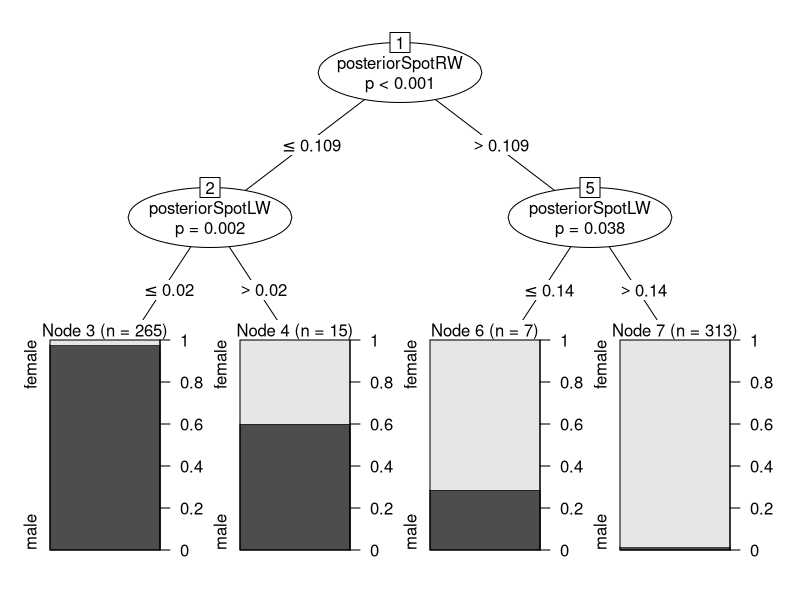
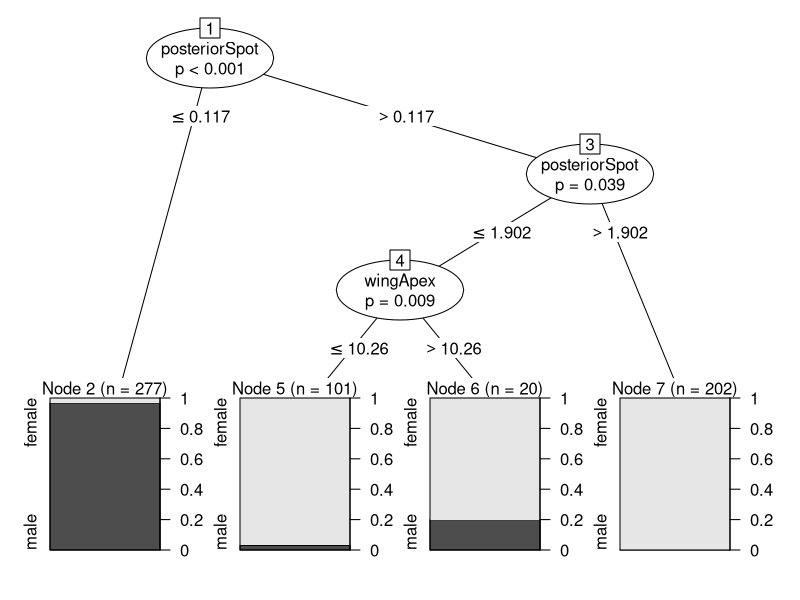
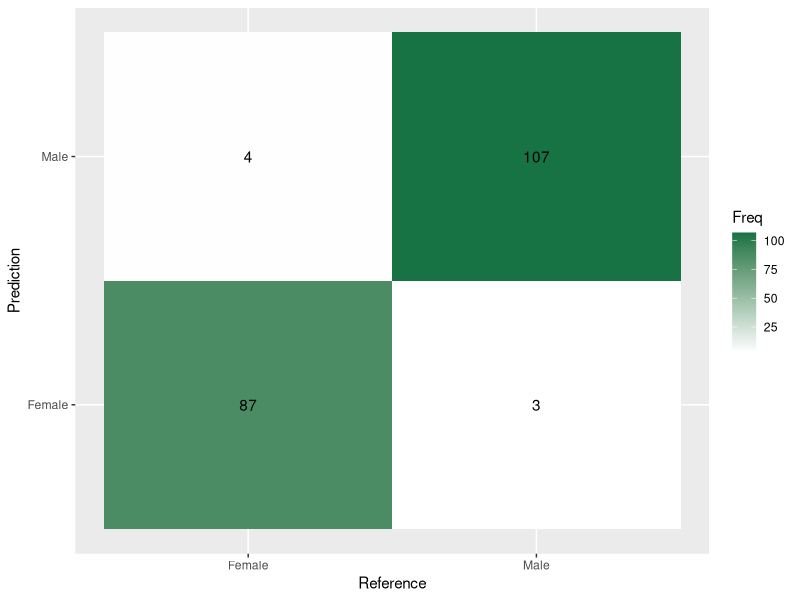
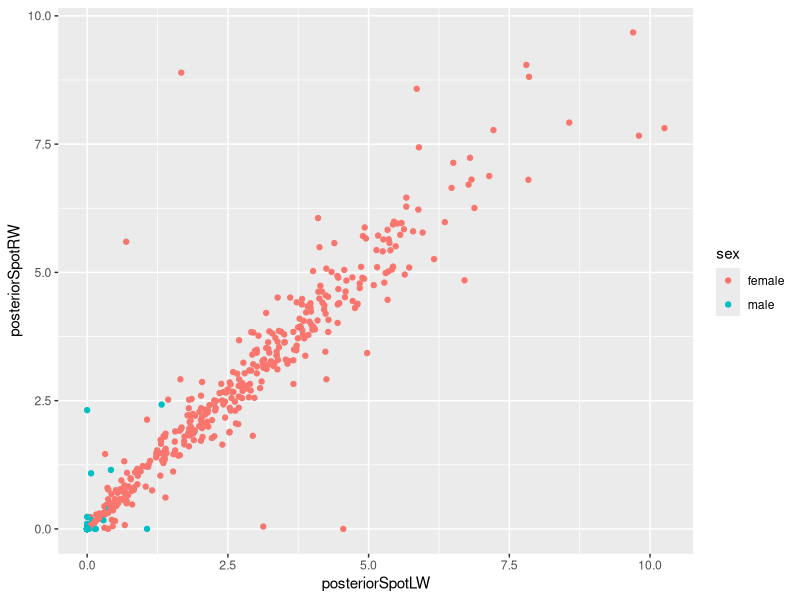
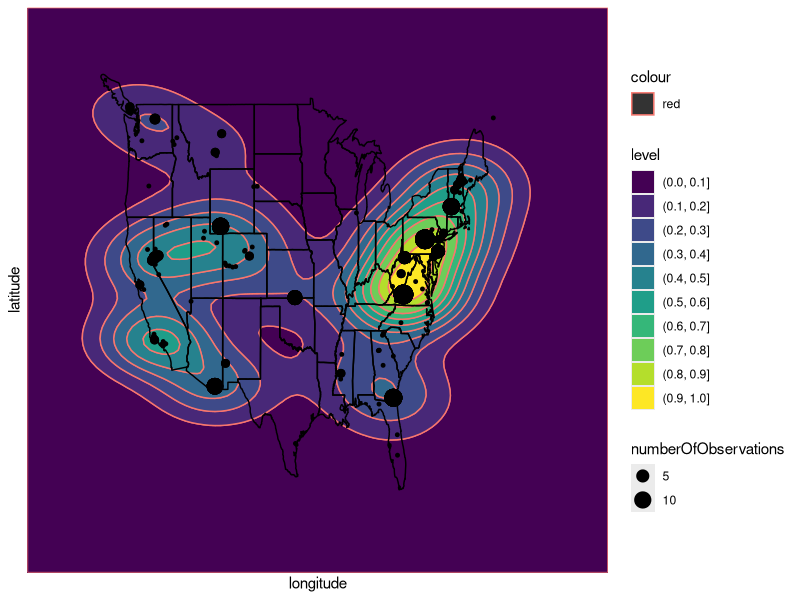

Here is the R script that generated these plots, in order: (Note: this script raises an error after producing the figures.)
library(tidyverse)
library(party)
library(magrittr)
library(e1071)
library(patchwork)

rm(list = ls())

df_clean_butterfly <- read.csv("Data/Clean/Butterfly.csv",) %>%
  mutate(date = as.Date(date))

options(scipen = 999)



df_butterfly_traits <- df_clean_butterfly %>%
  select(-coreId, -date, -year, -interspotLW, -interspotRW, -latitude, -longitude)

df_butterfly_known <- df_butterfly_traits %>%
  filter((sex == "male" | sex == "female") | (lengthLW == 0 | lengthRW == 0 | widthLW == 0 | widthRW == 0)) %>%
  na.omit()

df_butterfly_unkown <- df_butterfly_traits %>%
  anti_join(df_butterfly_known)


  
df_butterfly_training <- slice_head(df_butterfly_known, prop = 0.75) %>%
  mutate(sex = as.factor(sex))

df_butterfly_training_reduced <- df_butterfly_training %>%
  mutate(wingLength = rowMeans(cbind(lengthLW, lengthRW))) %>%
  mutate(wingWidth = rowMeans(cbind(widthLW, widthRW))) %>%
  mutate(wingApex = rowMeans(cbind(apexLW, apexRW))) %>%
  mutate(posteriorSpot = rowMeans(cbind(posteriorSpotLW, posteriorSpotRW))) %>%
  mutate(anteriorSpot = rowMeans(cbind(anteriorSpotLW, anteriorSpotRW))) %>%
  select(wingLength, wingWidth, wingApex, posteriorSpot, anteriorSpot, sex)

df_butterfly_testing  <- slice_head(df_butterfly_known, prop = -0.75) %>%
  mutate(sex = as.factor(sex))

df_butterfly_testing_reduced <- df_butterfly_testing %>%
  mutate(wingLength = rowMeans(cbind(lengthLW, lengthRW))) %>%
  mutate(wingWidth = rowMeans(cbind(widthLW, widthRW))) %>%
  mutate(wingApex = rowMeans(cbind(apexLW, apexRW))) %>%
  mutate(posteriorSpot = rowMeans(cbind(posteriorSpotLW, posteriorSpotRW))) %>%
  mutate(anteriorSpot = rowMeans(cbind(anteriorSpotLW, anteriorSpotRW))) %>%
  select(wingLength, wingWidth, wingApex, posteriorSpot, anteriorSpot, sex)

# Tree
treeFull <- ctree(sex ~ ., df_butterfly_training, controls = ctree_control(mincriterion = .95, testtype = "MonteCarlo")) %T>%
  plot()

treeReduced <- ctree(sex ~ ., df_butterfly_training_reduced, controls = ctree_control(mincriterion = .95, testtype = "MonteCarlo")) %T>%
  plot()

# Calculate confusion matrices
df_treeFull <- as.data.frame(table(predict(treeFull, newdata = df_butterfly_testing), df_butterfly_testing$sex))

# Calculate confusion matrices
df_treeReduced <- as.data.frame(table(predict(treeReduced, newdata = df_butterfly_testing_reduced), df_butterfly_testing_reduced$sex))

treePlot <- ggplot(df_treeReduced, aes(x = Var1, y = Var2, fill = Freq)) +
  geom_tile() + geom_text(aes(label=Freq)) +
  scale_fill_gradient(low="white", high="#177244") +
  labs(x = "Reference", y = "Prediction") +
  scale_x_discrete(labels=c("Female", "Male")) +
  scale_y_discrete(labels=c("Female", "Male"))

plot(treePlot)

sexPlot <- ggplot(df_butterfly_known, aes(x = posteriorSpotLW, y = posteriorSpotRW)) +
  geom_point(aes(color = sex))

plot(sexPlot)

# Identify regions ; islands == NA, so they go unused
df_butterfly_coordinates <- df_clean_butterfly %>%
  select(longitude, latitude) %>%
  group_by(longitude, latitude) %>%
  mutate(country = gsub(":.*", "", maps::map.where("world", longitude, latitude))) %>%
  mutate(numberOfObservations = length(longitude))

mapUS <- map_data("state")
mapVancouver <- map_data("world", "canada") %>%
  filter(subregion == "Vancouver Island") %>%
  mutate(group = (group+1 - group) + max(mapUS$group))

mapNorthAmerica <- rbind(mapUS, mapVancouver) %>%
  mutate(order = 1:n())

df_us <- filter(df_butterfly_coordinates, country == "USA" | (country == "Canada" & latitude < 50)) 

ggplot() +
  scale_x_continuous(limits = c(-140, -48), expand = c(0, 0), labels = NULL, breaks = NULL) +
  scale_y_continuous(limits = c(20, 55), expand = c(0, 0), labels = NULL, breaks = NULL) +
  geom_density2d_filled(data =  df_us, aes(longitude, latitude, color = "red"), contour_var = "ndensity") +
  geom_map(data = mapNorthAmerica, map = mapNorthAmerica, aes(map_id = region), fill = NA, color = "black") +
  geom_point(data = df_us, aes(longitude, latitude, size = numberOfObservations)) +
  theme(panel.grid = element_blank(), panel.border = element_blank())


ggplot() +
  scale_x_continuous(expand = c(0, 0), labels = NULL, breaks = NULL) +
  scale_y_continuous(expand = c(0, 0), labels = NULL, breaks = NULL) +
  geom_density2d_filled(data =  df_butterfly_coordinates_us, aes(longitude, latitude, color = "red"), contour_var = "density") +
  geom_map(data = mapNorthAmerica, map = mapNorthAmerica, aes(map_id = region), fill = NA, color = "black") +
  geom_point(data = df_butterfly_coordinates_us, aes(longitude, latitude, size = numberOfObservations)) +
  theme(panel.grid = element_blank(), panel.border = element_blank())


df_butterfly_wings <- df_butterfly_known %>%
  select(lengthLW, lengthRW, widthLW, widthRW) %>%
  mutate(wingArea = rowMeans(cbind(lengthLW, lengthRW)) * rowMeans(cbind(widthLW, widthRW)))
